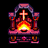

A level layout from a 2D game, rendered from its tile map. Below: a short description, then the map file with its tile-grid data intact:
An orthogonal 3x3 tile map with 16x16 px tiles, 2 tile layers (Front, Buildings).

<map version="1.10" tiledversion="1.11.2" orientation="orthogonal" renderorder="right-down" width="3" height="3" tilewidth="16" tileheight="16" infinite="0" nextlayerid="3" nextobjectid="1">
 <tileset firstgid="1" name="altar4" tilewidth="16" tileheight="16" tilecount="9" columns="3">
  <image source="altar4.png" width="48" height="48" />
 </tileset>
 <layer id="1" name="Front" width="3" height="3">
  <data encoding="csv">
1,2,3,
4,5,6,
0,0,0
</data>
 </layer>
 <layer id="2" name="Buildings" width="3" height="3">
  <data encoding="csv">
0,0,0,
0,0,0,
7,8,9
</data>
 </layer>
</map>